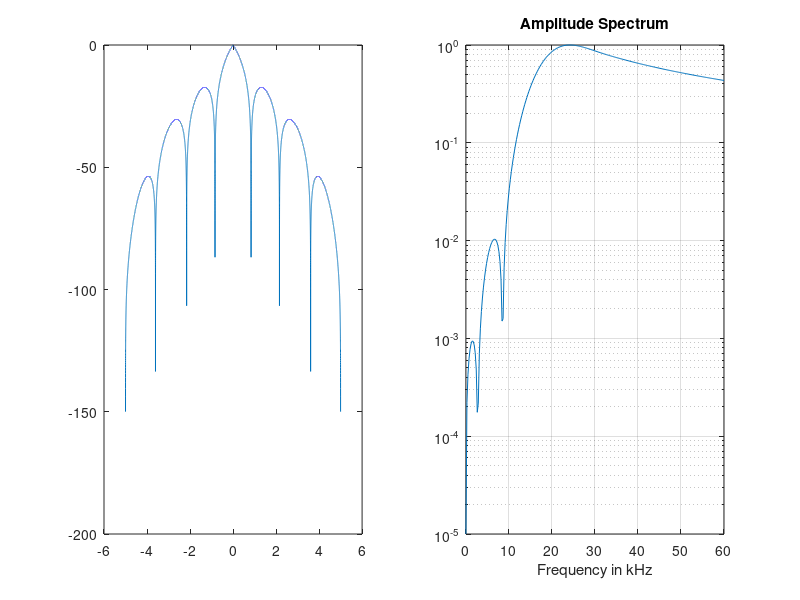

The MATLAB source for this figure:


fs = 48000;
fc = 18300;
rlen = 10;
ppiv = 4096;     %points per sampling interval
beta = 9.0;
apof = 0.9;
apobeta = 0.7;


pts = ppiv * rlen + 1;  %impulse length in points

x1 = 0:1:(pts-1);
x2 = rlen * 2 * (x1 - (pts-1)/2 + 0.00001)/(pts-1);
x3 = pi*fc/fs*x2;

h = sin(x3)./x3;
w = kaiser(pts, beta);
g = w.*h';

% apodization and normalization
aw = 1 - apof * kaiser(pts, apobeta);
g = aw.*g;
g = g/max(g);

csvwrite('bandlimited_step_function_48000.dat',g);

%g(501) = 0;
%h = zeros(1001,1);
%h(1) = g(1);
for ii = 2:pts
    g(ii) = g(ii-1) + g(ii);
end

for ii = ceil(pts/2):pts
    g(ii) = g(ii) - g(pts);
end

g = g/max(g);
csvwrite('bandlimited_saw_difference_48000.dat',g);
% Plot

figure(1);
subplot(1,2,1);
plot(x2/2,20 *log10(abs(g)));
%axis([-rlen/2 rlen/2 -0.2 1.0001]); xlabel('Time in Sampling Intervals'); title('Bandlimited Impulse'); 
subplot(1,2,2);

zpad = 20;
g2 = [g ; zeros((zpad-1)*pts,1)];
wspec = abs(fft(g2));
wspec = max(wspec/max(wspec), 0.00001);
fmax = 60000;
rng = round(rlen*zpad*fmax/fs);
xidx = 0:1:rng; semilogy(fmax/1000*xidx/rng,wspec(1:(rng+1))); xlabel('Frequency in kHz');
title('Amplitude Spectrum');
grid;

% markers at 20 kHz, fs-20 kHz and fs
hold;
%plot([20 20], [0.00001 1], 'g'); plot([fs/1000-20 fs/1000-20], [0.00001 1], 'r'); plot([fs/1000 fs/1000], [0.00001 1], 'r');
hold off;

%}
